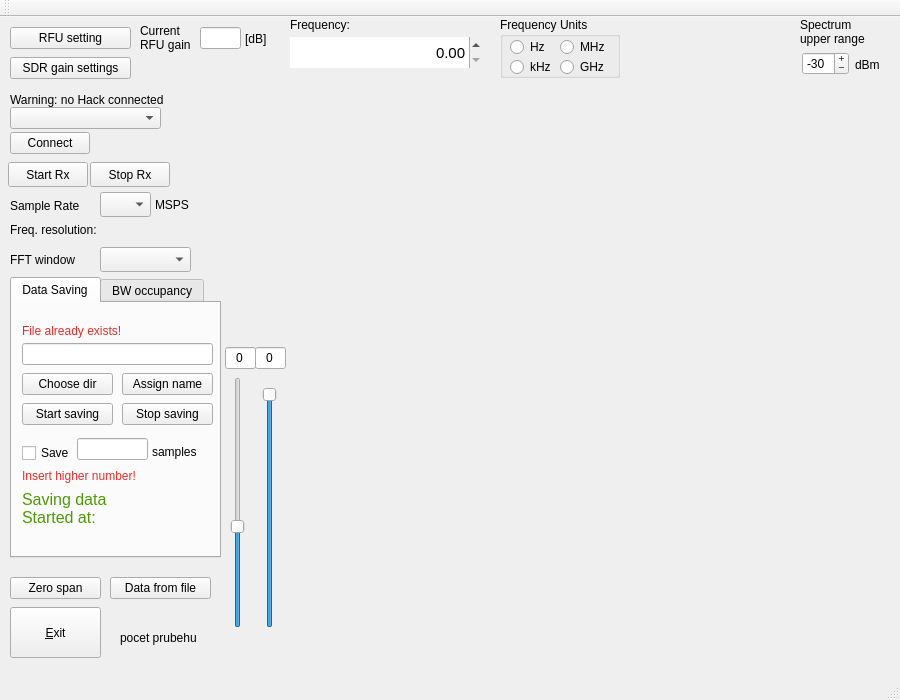
<?xml version="1.0" encoding="UTF-8"?>
<ui version="4.0">
 <class>MainWindow</class>
 <widget class="QMainWindow" name="MainWindow">
  <property name="geometry">
   <rect>
    <x>0</x>
    <y>0</y>
    <width>900</width>
    <height>700</height>
   </rect>
  </property>
  <property name="windowTitle">
   <string>MainWindow</string>
  </property>
  <widget class="QWidget" name="centralWidget">
   <widget class="QPushButton" name="PBExit">
    <property name="geometry">
     <rect>
      <x>10</x>
      <y>590</y>
      <width>91</width>
      <height>51</height>
     </rect>
    </property>
    <property name="text">
     <string>&amp;Exit</string>
    </property>
   </widget>
   <widget class="QPushButton" name="PBConnect">
    <property name="geometry">
     <rect>
      <x>10</x>
      <y>115</y>
      <width>80</width>
      <height>22</height>
     </rect>
    </property>
    <property name="text">
     <string>Connect</string>
    </property>
   </widget>
   <widget class="QLabel" name="label_2">
    <property name="geometry">
     <rect>
      <x>120</x>
      <y>610</y>
      <width>91</width>
      <height>21</height>
     </rect>
    </property>
    <property name="text">
     <string>pocet prubehu</string>
    </property>
   </widget>
   <widget class="QPushButton" name="PBfftSettings">
    <property name="geometry">
     <rect>
      <x>10</x>
      <y>40</y>
      <width>121</width>
      <height>22</height>
     </rect>
    </property>
    <property name="text">
     <string>SDR gain settings</string>
    </property>
   </widget>
   <widget class="QPushButton" name="PBstartRX">
    <property name="geometry">
     <rect>
      <x>8</x>
      <y>145</y>
      <width>80</width>
      <height>25</height>
     </rect>
    </property>
    <property name="text">
     <string>Start Rx</string>
    </property>
    <property name="checkable">
     <bool>true</bool>
    </property>
   </widget>
   <widget class="QPushButton" name="PBstopRX">
    <property name="geometry">
     <rect>
      <x>90</x>
      <y>145</y>
      <width>80</width>
      <height>25</height>
     </rect>
    </property>
    <property name="text">
     <string>Stop Rx</string>
    </property>
   </widget>
   <widget class="QCustomPlot" name="fftGraph" native="true">
    <property name="geometry">
     <rect>
      <x>240</x>
      <y>69</y>
      <width>651</width>
      <height>241</height>
     </rect>
    </property>
    <property name="palette">
     <palette>
      <active>
       <colorrole role="WindowText">
        <brush brushstyle="SolidPattern">
         <color alpha="255">
          <red>0</red>
          <green>0</green>
          <blue>0</blue>
         </color>
        </brush>
       </colorrole>
       <colorrole role="Button">
        <brush brushstyle="SolidPattern">
         <color alpha="255">
          <red>239</red>
          <green>41</green>
          <blue>41</blue>
         </color>
        </brush>
       </colorrole>
       <colorrole role="Light">
        <brush brushstyle="SolidPattern">
         <color alpha="255">
          <red>255</red>
          <green>147</green>
          <blue>147</blue>
         </color>
        </brush>
       </colorrole>
       <colorrole role="Midlight">
        <brush brushstyle="SolidPattern">
         <color alpha="255">
          <red>247</red>
          <green>94</green>
          <blue>94</blue>
         </color>
        </brush>
       </colorrole>
       <colorrole role="Dark">
        <brush brushstyle="SolidPattern">
         <color alpha="255">
          <red>119</red>
          <green>20</green>
          <blue>20</blue>
         </color>
        </brush>
       </colorrole>
       <colorrole role="Mid">
        <brush brushstyle="SolidPattern">
         <color alpha="255">
          <red>159</red>
          <green>27</green>
          <blue>27</blue>
         </color>
        </brush>
       </colorrole>
       <colorrole role="Text">
        <brush brushstyle="SolidPattern">
         <color alpha="255">
          <red>0</red>
          <green>0</green>
          <blue>0</blue>
         </color>
        </brush>
       </colorrole>
       <colorrole role="BrightText">
        <brush brushstyle="SolidPattern">
         <color alpha="255">
          <red>255</red>
          <green>255</green>
          <blue>255</blue>
         </color>
        </brush>
       </colorrole>
       <colorrole role="ButtonText">
        <brush brushstyle="SolidPattern">
         <color alpha="255">
          <red>0</red>
          <green>0</green>
          <blue>0</blue>
         </color>
        </brush>
       </colorrole>
       <colorrole role="Base">
        <brush brushstyle="SolidPattern">
         <color alpha="255">
          <red>255</red>
          <green>255</green>
          <blue>255</blue>
         </color>
        </brush>
       </colorrole>
       <colorrole role="Window">
        <brush brushstyle="SolidPattern">
         <color alpha="255">
          <red>239</red>
          <green>41</green>
          <blue>41</blue>
         </color>
        </brush>
       </colorrole>
       <colorrole role="Shadow">
        <brush brushstyle="SolidPattern">
         <color alpha="255">
          <red>0</red>
          <green>0</green>
          <blue>0</blue>
         </color>
        </brush>
       </colorrole>
       <colorrole role="AlternateBase">
        <brush brushstyle="SolidPattern">
         <color alpha="255">
          <red>247</red>
          <green>148</green>
          <blue>148</blue>
         </color>
        </brush>
       </colorrole>
       <colorrole role="ToolTipBase">
        <brush brushstyle="SolidPattern">
         <color alpha="255">
          <red>255</red>
          <green>255</green>
          <blue>220</blue>
         </color>
        </brush>
       </colorrole>
       <colorrole role="ToolTipText">
        <brush brushstyle="SolidPattern">
         <color alpha="255">
          <red>0</red>
          <green>0</green>
          <blue>0</blue>
         </color>
        </brush>
       </colorrole>
      </active>
      <inactive>
       <colorrole role="WindowText">
        <brush brushstyle="SolidPattern">
         <color alpha="255">
          <red>0</red>
          <green>0</green>
          <blue>0</blue>
         </color>
        </brush>
       </colorrole>
       <colorrole role="Button">
        <brush brushstyle="SolidPattern">
         <color alpha="255">
          <red>239</red>
          <green>41</green>
          <blue>41</blue>
         </color>
        </brush>
       </colorrole>
       <colorrole role="Light">
        <brush brushstyle="SolidPattern">
         <color alpha="255">
          <red>255</red>
          <green>147</green>
          <blue>147</blue>
         </color>
        </brush>
       </colorrole>
       <colorrole role="Midlight">
        <brush brushstyle="SolidPattern">
         <color alpha="255">
          <red>247</red>
          <green>94</green>
          <blue>94</blue>
         </color>
        </brush>
       </colorrole>
       <colorrole role="Dark">
        <brush brushstyle="SolidPattern">
         <color alpha="255">
          <red>119</red>
          <green>20</green>
          <blue>20</blue>
         </color>
        </brush>
       </colorrole>
       <colorrole role="Mid">
        <brush brushstyle="SolidPattern">
         <color alpha="255">
          <red>159</red>
          <green>27</green>
          <blue>27</blue>
         </color>
        </brush>
       </colorrole>
       <colorrole role="Text">
        <brush brushstyle="SolidPattern">
         <color alpha="255">
          <red>0</red>
          <green>0</green>
          <blue>0</blue>
         </color>
        </brush>
       </colorrole>
       <colorrole role="BrightText">
        <brush brushstyle="SolidPattern">
         <color alpha="255">
          <red>255</red>
          <green>255</green>
          <blue>255</blue>
         </color>
        </brush>
       </colorrole>
       <colorrole role="ButtonText">
        <brush brushstyle="SolidPattern">
         <color alpha="255">
          <red>0</red>
          <green>0</green>
          <blue>0</blue>
         </color>
        </brush>
       </colorrole>
       <colorrole role="Base">
        <brush brushstyle="SolidPattern">
         <color alpha="255">
          <red>255</red>
          <green>255</green>
          <blue>255</blue>
         </color>
        </brush>
       </colorrole>
       <colorrole role="Window">
        <brush brushstyle="SolidPattern">
         <color alpha="255">
          <red>239</red>
          <green>41</green>
          <blue>41</blue>
         </color>
        </brush>
       </colorrole>
       <colorrole role="Shadow">
        <brush brushstyle="SolidPattern">
         <color alpha="255">
          <red>0</red>
          <green>0</green>
          <blue>0</blue>
         </color>
        </brush>
       </colorrole>
       <colorrole role="AlternateBase">
        <brush brushstyle="SolidPattern">
         <color alpha="255">
          <red>247</red>
          <green>148</green>
          <blue>148</blue>
         </color>
        </brush>
       </colorrole>
       <colorrole role="ToolTipBase">
        <brush brushstyle="SolidPattern">
         <color alpha="255">
          <red>255</red>
          <green>255</green>
          <blue>220</blue>
         </color>
        </brush>
       </colorrole>
       <colorrole role="ToolTipText">
        <brush brushstyle="SolidPattern">
         <color alpha="255">
          <red>0</red>
          <green>0</green>
          <blue>0</blue>
         </color>
        </brush>
       </colorrole>
      </inactive>
      <disabled>
       <colorrole role="WindowText">
        <brush brushstyle="SolidPattern">
         <color alpha="255">
          <red>119</red>
          <green>20</green>
          <blue>20</blue>
         </color>
        </brush>
       </colorrole>
       <colorrole role="Button">
        <brush brushstyle="SolidPattern">
         <color alpha="255">
          <red>239</red>
          <green>41</green>
          <blue>41</blue>
         </color>
        </brush>
       </colorrole>
       <colorrole role="Light">
        <brush brushstyle="SolidPattern">
         <color alpha="255">
          <red>255</red>
          <green>147</green>
          <blue>147</blue>
         </color>
        </brush>
       </colorrole>
       <colorrole role="Midlight">
        <brush brushstyle="SolidPattern">
         <color alpha="255">
          <red>247</red>
          <green>94</green>
          <blue>94</blue>
         </color>
        </brush>
       </colorrole>
       <colorrole role="Dark">
        <brush brushstyle="SolidPattern">
         <color alpha="255">
          <red>119</red>
          <green>20</green>
          <blue>20</blue>
         </color>
        </brush>
       </colorrole>
       <colorrole role="Mid">
        <brush brushstyle="SolidPattern">
         <color alpha="255">
          <red>159</red>
          <green>27</green>
          <blue>27</blue>
         </color>
        </brush>
       </colorrole>
       <colorrole role="Text">
        <brush brushstyle="SolidPattern">
         <color alpha="255">
          <red>119</red>
          <green>20</green>
          <blue>20</blue>
         </color>
        </brush>
       </colorrole>
       <colorrole role="BrightText">
        <brush brushstyle="SolidPattern">
         <color alpha="255">
          <red>255</red>
          <green>255</green>
          <blue>255</blue>
         </color>
        </brush>
       </colorrole>
       <colorrole role="ButtonText">
        <brush brushstyle="SolidPattern">
         <color alpha="255">
          <red>119</red>
          <green>20</green>
          <blue>20</blue>
         </color>
        </brush>
       </colorrole>
       <colorrole role="Base">
        <brush brushstyle="SolidPattern">
         <color alpha="255">
          <red>239</red>
          <green>41</green>
          <blue>41</blue>
         </color>
        </brush>
       </colorrole>
       <colorrole role="Window">
        <brush brushstyle="SolidPattern">
         <color alpha="255">
          <red>239</red>
          <green>41</green>
          <blue>41</blue>
         </color>
        </brush>
       </colorrole>
       <colorrole role="Shadow">
        <brush brushstyle="SolidPattern">
         <color alpha="255">
          <red>0</red>
          <green>0</green>
          <blue>0</blue>
         </color>
        </brush>
       </colorrole>
       <colorrole role="AlternateBase">
        <brush brushstyle="SolidPattern">
         <color alpha="255">
          <red>239</red>
          <green>41</green>
          <blue>41</blue>
         </color>
        </brush>
       </colorrole>
       <colorrole role="ToolTipBase">
        <brush brushstyle="SolidPattern">
         <color alpha="255">
          <red>255</red>
          <green>255</green>
          <blue>220</blue>
         </color>
        </brush>
       </colorrole>
       <colorrole role="ToolTipText">
        <brush brushstyle="SolidPattern">
         <color alpha="255">
          <red>0</red>
          <green>0</green>
          <blue>0</blue>
         </color>
        </brush>
       </colorrole>
      </disabled>
     </palette>
    </property>
   </widget>
   <widget class="QComboBox" name="CBwinShape">
    <property name="geometry">
     <rect>
      <x>100</x>
      <y>230</y>
      <width>91</width>
      <height>25</height>
     </rect>
    </property>
   </widget>
   <widget class="QSpinBox" name="SBupperRange">
    <property name="geometry">
     <rect>
      <x>802</x>
      <y>35</y>
      <width>47</width>
      <height>23</height>
     </rect>
    </property>
    <property name="buttonSymbols">
     <enum>QAbstractSpinBox::PlusMinus</enum>
    </property>
    <property name="minimum">
     <number>-80</number>
    </property>
    <property name="maximum">
     <number>10</number>
    </property>
    <property name="singleStep">
     <number>10</number>
    </property>
    <property name="value">
     <number>-30</number>
    </property>
   </widget>
   <widget class="QLabel" name="label_6">
    <property name="geometry">
     <rect>
      <x>800</x>
      <y>-1</y>
      <width>81</width>
      <height>31</height>
     </rect>
    </property>
    <property name="text">
     <string>Spectrum
upper range</string>
    </property>
   </widget>
   <widget class="QComboBox" name="CBhackSN">
    <property name="geometry">
     <rect>
      <x>10</x>
      <y>90</y>
      <width>151</width>
      <height>22</height>
     </rect>
    </property>
    <property name="sizeAdjustPolicy">
     <enum>QComboBox::AdjustToContentsOnFirstShow</enum>
    </property>
   </widget>
   <widget class="QLabel" name="labelNoofDevices">
    <property name="geometry">
     <rect>
      <x>10</x>
      <y>75</y>
      <width>181</width>
      <height>16</height>
     </rect>
    </property>
    <property name="text">
     <string>Warning: no Hack connected</string>
    </property>
   </widget>
   <widget class="QComboBox" name="CBsampleRate">
    <property name="geometry">
     <rect>
      <x>100</x>
      <y>175</y>
      <width>51</width>
      <height>25</height>
     </rect>
    </property>
   </widget>
   <widget class="QPushButton" name="PBrfuSetting">
    <property name="geometry">
     <rect>
      <x>10</x>
      <y>10</y>
      <width>121</width>
      <height>22</height>
     </rect>
    </property>
    <property name="text">
     <string>RFU setting</string>
    </property>
   </widget>
   <widget class="QPushButton" name="PBzeroSpan">
    <property name="geometry">
     <rect>
      <x>10</x>
      <y>560</y>
      <width>91</width>
      <height>22</height>
     </rect>
    </property>
    <property name="text">
     <string>Zero span</string>
    </property>
   </widget>
   <widget class="QCustomPlot" name="waterfall" native="true">
    <property name="geometry">
     <rect>
      <x>290</x>
      <y>350</y>
      <width>601</width>
      <height>261</height>
     </rect>
    </property>
   </widget>
   <widget class="QPushButton" name="PBloadData">
    <property name="geometry">
     <rect>
      <x>110</x>
      <y>560</y>
      <width>101</width>
      <height>22</height>
     </rect>
    </property>
    <property name="text">
     <string>Data from file</string>
    </property>
   </widget>
   <widget class="QSlider" name="SliderColorScale">
    <property name="geometry">
     <rect>
      <x>260</x>
      <y>370</y>
      <width>20</width>
      <height>241</height>
     </rect>
    </property>
    <property name="minimum">
     <number>-90</number>
    </property>
    <property name="maximum">
     <number>0</number>
    </property>
    <property name="singleStep">
     <number>5</number>
    </property>
    <property name="pageStep">
     <number>5</number>
    </property>
    <property name="orientation">
     <enum>Qt::Vertical</enum>
    </property>
   </widget>
   <widget class="QSlider" name="SliderAddConstant">
    <property name="geometry">
     <rect>
      <x>230</x>
      <y>360</y>
      <width>16</width>
      <height>251</height>
     </rect>
    </property>
    <property name="font">
     <font>
      <kerning>true</kerning>
     </font>
    </property>
    <property name="minimum">
     <number>-20</number>
    </property>
    <property name="maximum">
     <number>30</number>
    </property>
    <property name="singleStep">
     <number>5</number>
    </property>
    <property name="pageStep">
     <number>5</number>
    </property>
    <property name="value">
     <number>0</number>
    </property>
    <property name="sliderPosition">
     <number>0</number>
    </property>
    <property name="tracking">
     <bool>true</bool>
    </property>
    <property name="orientation">
     <enum>Qt::Vertical</enum>
    </property>
    <property name="tickPosition">
     <enum>QSlider::NoTicks</enum>
    </property>
    <property name="tickInterval">
     <number>11</number>
    </property>
   </widget>
   <widget class="QLabel" name="label">
    <property name="geometry">
     <rect>
      <x>10</x>
      <y>181</y>
      <width>91</width>
      <height>16</height>
     </rect>
    </property>
    <property name="text">
     <string>Sample Rate</string>
    </property>
   </widget>
   <widget class="QLabel" name="label_3">
    <property name="geometry">
     <rect>
      <x>10</x>
      <y>235</y>
      <width>81</width>
      <height>16</height>
     </rect>
    </property>
    <property name="text">
     <string>FFT window</string>
    </property>
   </widget>
   <widget class="QLabel" name="label_7">
    <property name="geometry">
     <rect>
      <x>155</x>
      <y>180</y>
      <width>41</width>
      <height>16</height>
     </rect>
    </property>
    <property name="text">
     <string>MSPS</string>
    </property>
   </widget>
   <widget class="QLabel" name="label_8">
    <property name="geometry">
     <rect>
      <x>855</x>
      <y>40</y>
      <width>41</width>
      <height>16</height>
     </rect>
    </property>
    <property name="text">
     <string>dBm</string>
    </property>
   </widget>
   <widget class="QDoubleSpinBox" name="SBfreq">
    <property name="geometry">
     <rect>
      <x>290</x>
      <y>20</y>
      <width>191</width>
      <height>31</height>
     </rect>
    </property>
    <property name="font">
     <font>
      <pointsize>11</pointsize>
     </font>
    </property>
    <property name="frame">
     <bool>false</bool>
    </property>
    <property name="alignment">
     <set>Qt::AlignRight|Qt::AlignTrailing|Qt::AlignVCenter</set>
    </property>
    <property name="buttonSymbols">
     <enum>QAbstractSpinBox::UpDownArrows</enum>
    </property>
   </widget>
   <widget class="QCustomPlot" name="bandUsage" native="true">
    <property name="geometry">
     <rect>
      <x>290</x>
      <y>310</y>
      <width>601</width>
      <height>41</height>
     </rect>
    </property>
   </widget>
   <widget class="QTabWidget" name="tabWidget">
    <property name="geometry">
     <rect>
      <x>10</x>
      <y>260</y>
      <width>211</width>
      <height>281</height>
     </rect>
    </property>
    <property name="currentIndex">
     <number>0</number>
    </property>
    <widget class="QWidget" name="tab_Save">
     <attribute name="title">
      <string>Data Saving</string>
     </attribute>
     <widget class="QLabel" name="labelSaving">
      <property name="geometry">
       <rect>
        <x>10</x>
        <y>180</y>
        <width>191</width>
        <height>51</height>
       </rect>
      </property>
      <property name="palette">
       <palette>
        <active>
         <colorrole role="WindowText">
          <brush brushstyle="SolidPattern">
           <color alpha="255">
            <red>78</red>
            <green>154</green>
            <blue>6</blue>
           </color>
          </brush>
         </colorrole>
        </active>
        <inactive>
         <colorrole role="WindowText">
          <brush brushstyle="SolidPattern">
           <color alpha="255">
            <red>78</red>
            <green>154</green>
            <blue>6</blue>
           </color>
          </brush>
         </colorrole>
        </inactive>
        <disabled>
         <colorrole role="WindowText">
          <brush brushstyle="SolidPattern">
           <color alpha="255">
            <red>190</red>
            <green>190</green>
            <blue>190</blue>
           </color>
          </brush>
         </colorrole>
        </disabled>
       </palette>
      </property>
      <property name="font">
       <font>
        <pointsize>12</pointsize>
        <stylestrategy>PreferDefault</stylestrategy>
       </font>
      </property>
      <property name="text">
       <string>Saving data
Started at: </string>
      </property>
     </widget>
     <widget class="QPushButton" name="PBchooseDir">
      <property name="geometry">
       <rect>
        <x>10</x>
        <y>70</y>
        <width>91</width>
        <height>22</height>
       </rect>
      </property>
      <property name="text">
       <string>Choose dir</string>
      </property>
     </widget>
     <widget class="QPushButton" name="PBsaveStart">
      <property name="geometry">
       <rect>
        <x>10</x>
        <y>100</y>
        <width>91</width>
        <height>22</height>
       </rect>
      </property>
      <property name="text">
       <string>Start saving</string>
      </property>
     </widget>
     <widget class="QLabel" name="labelFileExists">
      <property name="geometry">
       <rect>
        <x>10</x>
        <y>20</y>
        <width>141</width>
        <height>16</height>
       </rect>
      </property>
      <property name="palette">
       <palette>
        <active>
         <colorrole role="WindowText">
          <brush brushstyle="SolidPattern">
           <color alpha="255">
            <red>239</red>
            <green>41</green>
            <blue>41</blue>
           </color>
          </brush>
         </colorrole>
         <colorrole role="Text">
          <brush brushstyle="SolidPattern">
           <color alpha="255">
            <red>239</red>
            <green>41</green>
            <blue>41</blue>
           </color>
          </brush>
         </colorrole>
        </active>
        <inactive>
         <colorrole role="WindowText">
          <brush brushstyle="SolidPattern">
           <color alpha="255">
            <red>239</red>
            <green>41</green>
            <blue>41</blue>
           </color>
          </brush>
         </colorrole>
         <colorrole role="Text">
          <brush brushstyle="SolidPattern">
           <color alpha="255">
            <red>239</red>
            <green>41</green>
            <blue>41</blue>
           </color>
          </brush>
         </colorrole>
        </inactive>
        <disabled>
         <colorrole role="WindowText">
          <brush brushstyle="SolidPattern">
           <color alpha="255">
            <red>190</red>
            <green>190</green>
            <blue>190</blue>
           </color>
          </brush>
         </colorrole>
         <colorrole role="Text">
          <brush brushstyle="SolidPattern">
           <color alpha="255">
            <red>190</red>
            <green>190</green>
            <blue>190</blue>
           </color>
          </brush>
         </colorrole>
        </disabled>
       </palette>
      </property>
      <property name="text">
       <string>File already exists!</string>
      </property>
     </widget>
     <widget class="QPushButton" name="PBassignFileName">
      <property name="geometry">
       <rect>
        <x>110</x>
        <y>70</y>
        <width>91</width>
        <height>22</height>
       </rect>
      </property>
      <property name="text">
       <string>Assign name</string>
      </property>
     </widget>
     <widget class="QPushButton" name="PBsaveStop">
      <property name="geometry">
       <rect>
        <x>110</x>
        <y>100</y>
        <width>91</width>
        <height>22</height>
       </rect>
      </property>
      <property name="text">
       <string>Stop saving</string>
      </property>
     </widget>
     <widget class="QLineEdit" name="LEfileName">
      <property name="geometry">
       <rect>
        <x>10</x>
        <y>40</y>
        <width>191</width>
        <height>22</height>
       </rect>
      </property>
     </widget>
     <widget class="QCheckBox" name="checkBoxFinishSave">
      <property name="geometry">
       <rect>
        <x>10</x>
        <y>140</y>
        <width>51</width>
        <height>20</height>
       </rect>
      </property>
      <property name="text">
       <string>Save</string>
      </property>
     </widget>
     <widget class="QLineEdit" name="LEfinishSave">
      <property name="geometry">
       <rect>
        <x>65</x>
        <y>135</y>
        <width>71</width>
        <height>22</height>
       </rect>
      </property>
     </widget>
     <widget class="QLabel" name="label_14">
      <property name="geometry">
       <rect>
        <x>140</x>
        <y>141</y>
        <width>61</width>
        <height>16</height>
       </rect>
      </property>
      <property name="text">
       <string>samples</string>
      </property>
     </widget>
     <widget class="QLabel" name="labelSavedSamples">
      <property name="geometry">
       <rect>
        <x>10</x>
        <y>165</y>
        <width>141</width>
        <height>16</height>
       </rect>
      </property>
      <property name="palette">
       <palette>
        <active>
         <colorrole role="WindowText">
          <brush brushstyle="SolidPattern">
           <color alpha="255">
            <red>239</red>
            <green>41</green>
            <blue>41</blue>
           </color>
          </brush>
         </colorrole>
         <colorrole role="Text">
          <brush brushstyle="SolidPattern">
           <color alpha="255">
            <red>239</red>
            <green>41</green>
            <blue>41</blue>
           </color>
          </brush>
         </colorrole>
        </active>
        <inactive>
         <colorrole role="WindowText">
          <brush brushstyle="SolidPattern">
           <color alpha="255">
            <red>239</red>
            <green>41</green>
            <blue>41</blue>
           </color>
          </brush>
         </colorrole>
         <colorrole role="Text">
          <brush brushstyle="SolidPattern">
           <color alpha="255">
            <red>239</red>
            <green>41</green>
            <blue>41</blue>
           </color>
          </brush>
         </colorrole>
        </inactive>
        <disabled>
         <colorrole role="WindowText">
          <brush brushstyle="SolidPattern">
           <color alpha="255">
            <red>190</red>
            <green>190</green>
            <blue>190</blue>
           </color>
          </brush>
         </colorrole>
         <colorrole role="Text">
          <brush brushstyle="SolidPattern">
           <color alpha="255">
            <red>190</red>
            <green>190</green>
            <blue>190</blue>
           </color>
          </brush>
         </colorrole>
        </disabled>
       </palette>
      </property>
      <property name="text">
       <string>Insert higher number!</string>
      </property>
     </widget>
    </widget>
    <widget class="QWidget" name="tab_occupancy">
     <attribute name="title">
      <string>BW occupancy</string>
     </attribute>
     <widget class="QLineEdit" name="LEoccupancy">
      <property name="geometry">
       <rect>
        <x>130</x>
        <y>105</y>
        <width>41</width>
        <height>22</height>
       </rect>
      </property>
      <property name="alignment">
       <set>Qt::AlignRight|Qt::AlignTrailing|Qt::AlignVCenter</set>
      </property>
     </widget>
     <widget class="QSpinBox" name="SBtreshold">
      <property name="geometry">
       <rect>
        <x>90</x>
        <y>25</y>
        <width>47</width>
        <height>23</height>
       </rect>
      </property>
      <property name="suffix">
       <string/>
      </property>
      <property name="minimum">
       <number>-100</number>
      </property>
      <property name="maximum">
       <number>0</number>
      </property>
      <property name="singleStep">
       <number>5</number>
      </property>
      <property name="value">
       <number>-30</number>
      </property>
     </widget>
     <widget class="QLabel" name="label_4">
      <property name="geometry">
       <rect>
        <x>10</x>
        <y>30</y>
        <width>91</width>
        <height>16</height>
       </rect>
      </property>
      <property name="text">
       <string>Treshold</string>
      </property>
     </widget>
     <widget class="QLabel" name="label_9">
      <property name="geometry">
       <rect>
        <x>150</x>
        <y>30</y>
        <width>51</width>
        <height>16</height>
       </rect>
      </property>
      <property name="text">
       <string>[dBm]</string>
      </property>
     </widget>
     <widget class="QLabel" name="label_10">
      <property name="geometry">
       <rect>
        <x>180</x>
        <y>110</y>
        <width>21</width>
        <height>16</height>
       </rect>
      </property>
      <property name="text">
       <string>[%]</string>
      </property>
     </widget>
     <widget class="QLabel" name="label_11">
      <property name="geometry">
       <rect>
        <x>10</x>
        <y>110</y>
        <width>91</width>
        <height>16</height>
       </rect>
      </property>
      <property name="text">
       <string>Occupancy</string>
      </property>
     </widget>
     <widget class="QCheckBox" name="checkBoxLineVisible">
      <property name="geometry">
       <rect>
        <x>10</x>
        <y>80</y>
        <width>151</width>
        <height>20</height>
       </rect>
      </property>
      <property name="text">
       <string>Show threshold line</string>
      </property>
     </widget>
     <widget class="QSlider" name="SliderTreshold">
      <property name="geometry">
       <rect>
        <x>10</x>
        <y>60</y>
        <width>181</width>
        <height>16</height>
       </rect>
      </property>
      <property name="minimum">
       <number>-100</number>
      </property>
      <property name="maximum">
       <number>0</number>
      </property>
      <property name="value">
       <number>-30</number>
      </property>
      <property name="orientation">
       <enum>Qt::Horizontal</enum>
      </property>
     </widget>
    </widget>
   </widget>
   <widget class="QGroupBox" name="GBfreqUnits">
    <property name="geometry">
     <rect>
      <x>500</x>
      <y>0</y>
      <width>120</width>
      <height>61</height>
     </rect>
    </property>
    <property name="title">
     <string>Frequency Units</string>
    </property>
    <widget class="QRadioButton" name="RBghz">
     <property name="geometry">
      <rect>
       <x>60</x>
       <y>40</y>
       <width>51</width>
       <height>20</height>
      </rect>
     </property>
     <property name="text">
      <string>GHz</string>
     </property>
     <attribute name="buttonGroup">
      <string notr="true">RBgroup_freqUnits</string>
     </attribute>
    </widget>
    <widget class="QRadioButton" name="RBkhz">
     <property name="geometry">
      <rect>
       <x>10</x>
       <y>40</y>
       <width>51</width>
       <height>20</height>
      </rect>
     </property>
     <property name="text">
      <string>kHz</string>
     </property>
     <attribute name="buttonGroup">
      <string notr="true">RBgroup_freqUnits</string>
     </attribute>
    </widget>
    <widget class="QRadioButton" name="RBmhz">
     <property name="geometry">
      <rect>
       <x>60</x>
       <y>20</y>
       <width>51</width>
       <height>20</height>
      </rect>
     </property>
     <property name="text">
      <string>MHz</string>
     </property>
     <attribute name="buttonGroup">
      <string notr="true">RBgroup_freqUnits</string>
     </attribute>
    </widget>
    <widget class="QRadioButton" name="RBhz">
     <property name="geometry">
      <rect>
       <x>10</x>
       <y>20</y>
       <width>51</width>
       <height>20</height>
      </rect>
     </property>
     <property name="text">
      <string>Hz</string>
     </property>
     <attribute name="buttonGroup">
      <string notr="true">RBgroup_freqUnits</string>
     </attribute>
    </widget>
   </widget>
   <widget class="QLabel" name="label_12">
    <property name="geometry">
     <rect>
      <x>290</x>
      <y>0</y>
      <width>81</width>
      <height>16</height>
     </rect>
    </property>
    <property name="text">
     <string>Frequency:</string>
    </property>
   </widget>
   <widget class="QLabel" name="labelFreqRes">
    <property name="geometry">
     <rect>
      <x>10</x>
      <y>205</y>
      <width>171</width>
      <height>16</height>
     </rect>
    </property>
    <property name="text">
     <string>Freq. resolution:</string>
    </property>
   </widget>
   <widget class="QLineEdit" name="LEgainRFU">
    <property name="geometry">
     <rect>
      <x>200</x>
      <y>10</y>
      <width>41</width>
      <height>22</height>
     </rect>
    </property>
   </widget>
   <widget class="QLabel" name="label_5">
    <property name="geometry">
     <rect>
      <x>140</x>
      <y>5</y>
      <width>59</width>
      <height>31</height>
     </rect>
    </property>
    <property name="text">
     <string>Current
RFU gain</string>
    </property>
   </widget>
   <widget class="QLabel" name="label_13">
    <property name="geometry">
     <rect>
      <x>245</x>
      <y>14</y>
      <width>41</width>
      <height>16</height>
     </rect>
    </property>
    <property name="text">
     <string>[dB]</string>
    </property>
   </widget>
   <widget class="QLineEdit" name="LEupperWF">
    <property name="geometry">
     <rect>
      <x>255</x>
      <y>330</y>
      <width>31</width>
      <height>22</height>
     </rect>
    </property>
    <property name="text">
     <string>0</string>
    </property>
    <property name="alignment">
     <set>Qt::AlignCenter</set>
    </property>
    <property name="readOnly">
     <bool>true</bool>
    </property>
   </widget>
   <widget class="QLineEdit" name="LEaddConstantWF">
    <property name="geometry">
     <rect>
      <x>225</x>
      <y>330</y>
      <width>31</width>
      <height>22</height>
     </rect>
    </property>
    <property name="text">
     <string>0</string>
    </property>
    <property name="alignment">
     <set>Qt::AlignCenter</set>
    </property>
    <property name="readOnly">
     <bool>true</bool>
    </property>
   </widget>
  </widget>
  <widget class="QMenuBar" name="menuBar">
   <property name="geometry">
    <rect>
     <x>0</x>
     <y>0</y>
     <width>900</width>
     <height>19</height>
    </rect>
   </property>
  </widget>
  <widget class="QToolBar" name="mainToolBar">
   <attribute name="toolBarArea">
    <enum>TopToolBarArea</enum>
   </attribute>
   <attribute name="toolBarBreak">
    <bool>false</bool>
   </attribute>
  </widget>
  <widget class="QStatusBar" name="statusBar"/>
  <action name="actionSet_up_save_file">
   <property name="text">
    <string>Set up save file</string>
   </property>
  </action>
  <action name="actionStart_saving">
   <property name="text">
    <string>Start saving</string>
   </property>
  </action>
  <action name="actionStop_saving">
   <property name="text">
    <string>Stop saving</string>
   </property>
  </action>
 </widget>
 <layoutdefault spacing="6" margin="11"/>
 <customwidgets>
  <customwidget>
   <class>QCustomPlot</class>
   <extends>QWidget</extends>
   <header>qcustomplot.h</header>
   <container>1</container>
  </customwidget>
 </customwidgets>
 <resources/>
 <connections/>
 <buttongroups>
  <buttongroup name="RBgroup_freqUnits"/>
 </buttongroups>
</ui>
